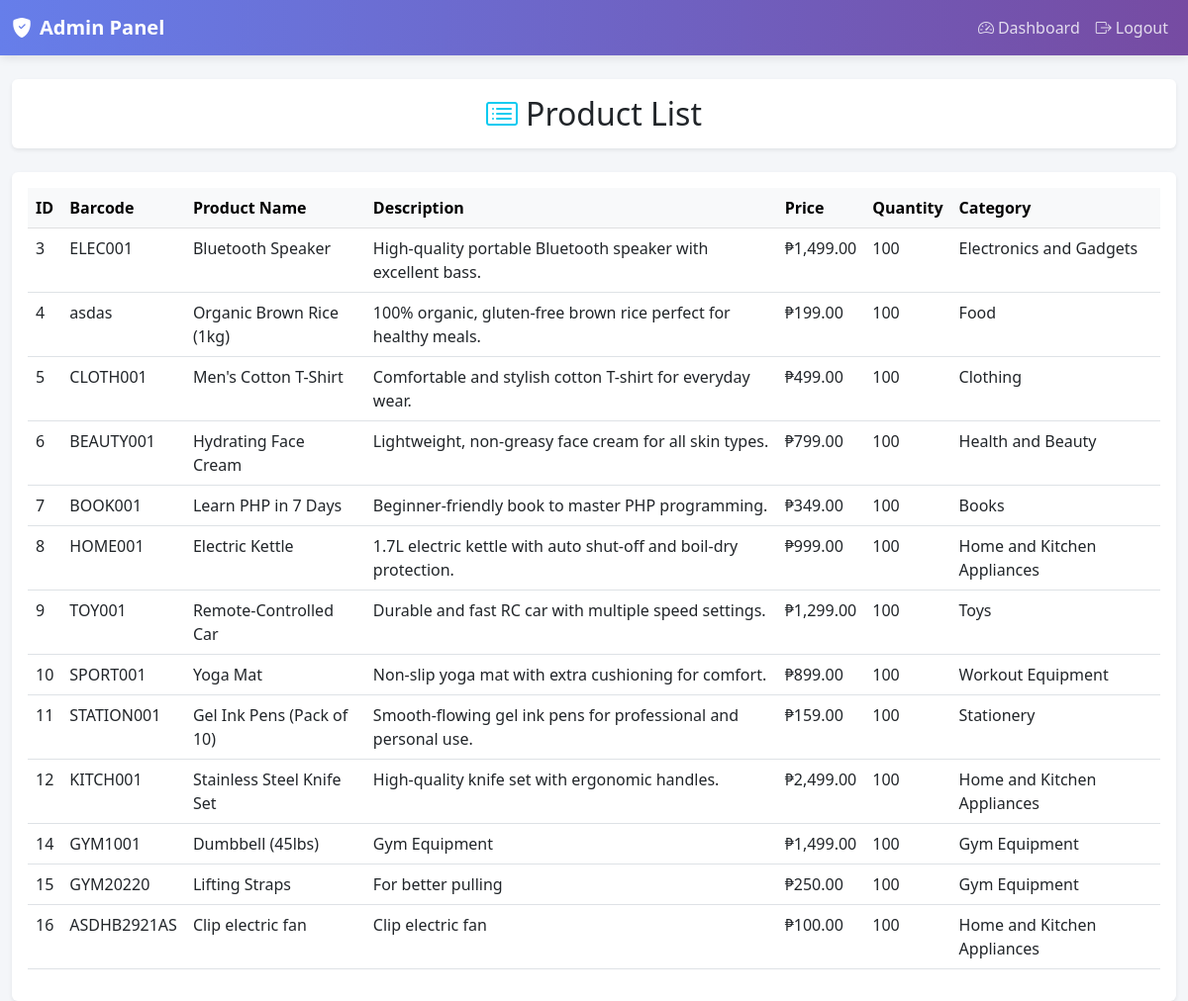
/admin/view_product.php (signed in), run on the app's committed database.
### tables this page shows
CREATE TABLE `products` (
  `id` int(11) NOT NULL,
  `barcode` varchar(255) NOT NULL,
  `product_name` varchar(255) NOT NULL,
  `description` text DEFAULT NULL,
  `price` decimal(10,2) DEFAULT NULL,
  `quantity` int(11) DEFAULT 0,
  `category` varchar(255) DEFAULT NULL,
  `created_at` timestamp NOT NULL DEFAULT current_timestamp()
);

### admin/view_product.php (the view, shortened to what this page needs)
<?php
$db = new Database();
$pdo = $db->getConnection();
try {
    $stmt = $pdo->query("SELECT * FROM products");
    $products = $stmt->fetchAll(PDO::FETCH_ASSOC);
} catch (PDOException $e) {
    error_log("Error fetching products: " . $e->getMessage());
    $products = [];
}
?>
<?php include 'header.php'; ?>
<div class="container-fluid mt-4">
    <div class="row">
        <div class="col-12">
            <div class="card shadow-sm border-0 mb-4">
                <div class="card-body">
                    <h2 class="card-title text-center mb-0">
                        <i class="bi bi-card-list text-info me-2"></i>Product List
                    </h2>
                </div>
            </div>
        </div>
    </div>
    <?php if (empty($products)): ?>
        <div class="row">
            <div class="col-12">
                <div class="card text-center border-0 shadow-hover">
                    <div class="card-body py-5">
                        <i class="bi bi-box-seam text-muted fs-1 mb-3"></i>
                        <h4 class="card-title mb-3">No Products Found</h4>
                        <p class="card-text text-muted mb-4">Your product catalog is currently empty.</p>
                        <a href="add_product.php" class="btn btn-primary">
                            <i class="bi bi-plus-circle me-2"></i>Add Product
                        </a>
                    </div>
                </div>
            </div>
        </div>
    <?php else: ?>
        <div class="card border-0 shadow-sm">
            <div class="card-body">
                <div class="table-responsive">
                    <table class="table table-hover">
                        <thead class="table-light">
                            <tr>
                                <th>ID</th>
                                <th>Barcode</th>
                                <th>Product Name</th>
                                <th>Description</th>
                                <th>Price</th>
                                <th>Quantity</th>
                                <th>Category</th>
                            </tr>
                        </thead>
                        <tbody>
                            <?php foreach ($products as $product): ?>
                                <tr>
                                    <td><?php echo htmlspecialchars($product['id']); ?></td>
                                    <td><?php echo htmlspecialchars($product['barcode']); ?></td>
                                    <td><?php echo htmlspecialchars($product['product_name']); ?></td>
                                    <td><?php echo htmlspecialchars($product['description']); ?></td>
                                    <td>₱<?php echo number_format(htmlspecialchars($product['price']), 2); ?></td>
                                    <td><?php echo htmlspecialchars($product['quantity']); ?></td>
                                    <td><?php echo htmlspecialchars($product['category']); ?></td>
                                </tr>
                            <?php endforeach; ?>
                        </tbody>
                    </table>
                </div>
            </div>
        </div>
    <?php endif; ?>
</div>
</body>
</html>

### admin/header.php (shortened to what this page needs)
<?php
$current_page = basename($_SERVER['PHP_SELF']);
?>
<!DOCTYPE html>
<html lang="en">
<head>
    <link href="https://cdn.jsdelivr.net/npm/bootstrap@5.3.0/dist/css/bootstrap.min.css" rel="stylesheet">
    <link rel="stylesheet" href="https://cdnjs.cloudflare.com/ajax/libs/bootstrap-icons/1.8.1/font/bootstrap-icons.min.css">
</head>
<body>
<nav class="navbar navbar-expand-lg navbar-dark">
    <div class="container-fluid">
        <a class="navbar-brand" href="dashboard.php">
            <i class="bi bi-shield-fill-check me-2"></i>Admin Panel
        </a>
        <div class="collapse navbar-collapse" id="navbarNav">
            <ul class="navbar-nav ms-auto">
                <?php if (!in_array($current_page, ['dashboard.php'])): ?>
                <li class="nav-item">
                    <a class="nav-link" href="dashboard.php">
                        <i class="bi bi-speedometer2 me-1"></i>Dashboard
                    </a>
                </li>
                <?php endif; ?>
                <li class="nav-item">
                    <a class="nav-link" href="../front/logout.php">
                        <i class="bi bi-box-arrow-right me-1"></i>Logout
                    </a>
                </li>
            </ul>
        </div>
    </div>
</nav>
</body>
</html>

### admin/header.php (style rules this page uses)
body { background-color: #f4f6f9; }
.navbar { background: linear-gradient(to right, #667eea 0%, #764ba2 100%) !important; box-shadow: 0 2px 10px rgba(0,0,0,0.1); }
.navbar-brand { font-weight: bold; color: white !important; }
.nav-link { color: rgba(255,255,255,0.8) !important; transition: all 0.3s ease; }

### data on the page
products: id "3", barcode "ELEC001", product_name "Bluetooth Speaker", description "High-quality portable Bluetooth speaker with excellent bass.", price "1,499.00", quantity "100", category "Electronics and Gadgets"
products: id "4", barcode "asdas", product_name "Organic Brown Rice (1kg)", description "100% organic, gluten-free brown rice perfect for healthy meals.", price "199.00", quantity "100", category "Food"
products: id "5", barcode "CLOTH001", product_name "Men's Cotton T-Shirt", description "Comfortable and stylish cotton T-shirt for everyday wear.", price "499.00", quantity "100", category "Clothing"
products: id "6", barcode "BEAUTY001", product_name "Hydrating Face Cream", description "Lightweight, non-greasy face cream for all skin types.", price "799.00", quantity "100", category "Health and Beauty"
products: id "7", barcode "BOOK001", product_name "Learn PHP in 7 Days", description "Beginner-friendly book to master PHP programming.", price "349.00", quantity "100", category "Books"
products: id "8", barcode "HOME001", product_name "Electric Kettle", description "1.7L electric kettle with auto shut-off and boil-dry protection.", price "999.00", quantity "100", category "Home and Kitchen Appliances"
products: id "9", barcode "TOY001", product_name "Remote-Controlled Car", description "Durable and fast RC car with multiple speed settings.", price "1,299.00", quantity "100", category "Toys"
products: id "10", barcode "SPORT001", product_name "Yoga Mat", description "Non-slip yoga mat with extra cushioning for comfort.", price "899.00", quantity "100", category "Workout Equipment"
products: id "11", barcode "STATION001", product_name "Gel Ink Pens (Pack of 10)", description "Smooth-flowing gel ink pens for professional and personal use.", price "159.00", quantity "100", category "Stationery"
products: id "12", barcode "KITCH001", product_name "Stainless Steel Knife Set", description "High-quality knife set with ergonomic handles.", price "2,499.00", quantity "100", category "Home and Kitchen Appliances"
products: id "14", barcode "GYM1001", product_name "Dumbbell (45lbs)", description "Gym Equipment", price "1,499.00", quantity "100", category "Gym Equipment"
products: id "15", barcode "GYM20220", product_name "Lifting Straps", description "For better pulling", price "250.00", quantity "100", category "Gym Equipment"
products: id "16", barcode "ASDHB2921AS", product_name "Clip electric fan", description "Clip electric fan", price "100.00", quantity "100", category "Home and Kitchen Appliances"
